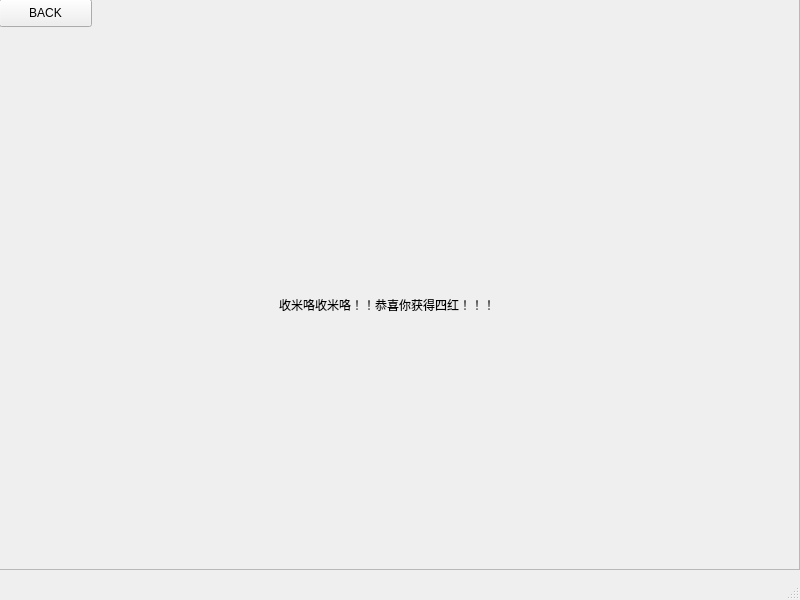
<?xml version="1.0" encoding="UTF-8"?>
<ui version="4.0">
 <class>sh</class>
 <widget class="QMainWindow" name="sh">
  <property name="geometry">
   <rect>
    <x>0</x>
    <y>0</y>
    <width>800</width>
    <height>600</height>
   </rect>
  </property>
  <property name="windowTitle">
   <string>MainWindow</string>
  </property>
  <widget class="QWidget" name="centralwidget">
   <widget class="QFrame" name="frame">
    <property name="geometry">
     <rect>
      <x>-1</x>
      <y>-1</y>
      <width>801</width>
      <height>571</height>
     </rect>
    </property>
    <property name="styleSheet">
     <string notr="true">#frame{

border-image:url(:/PHOTO/BOWL.png);
}</string>
    </property>
    <property name="frameShape">
     <enum>QFrame::StyledPanel</enum>
    </property>
    <property name="frameShadow">
     <enum>QFrame::Raised</enum>
    </property>
    <widget class="QLabel" name="label">
     <property name="geometry">
      <rect>
       <x>300</x>
       <y>0</y>
       <width>251</width>
       <height>271</height>
      </rect>
     </property>
     <property name="text">
      <string>&lt;html&gt;&lt;head/&gt;&lt;body&gt;&lt;p&gt;&lt;img src=&quot;:/PHOTO/ALL.png&quot;/&gt;&lt;/p&gt;&lt;/body&gt;&lt;/html&gt;</string>
     </property>
    </widget>
    <widget class="QLabel" name="label_2">
     <property name="geometry">
      <rect>
       <x>600</x>
       <y>100</y>
       <width>201</width>
       <height>281</height>
      </rect>
     </property>
     <property name="text">
      <string>&lt;html&gt;&lt;head/&gt;&lt;body&gt;&lt;p&gt;&lt;img src=&quot;:/PHOTO/LBC.png&quot;/&gt;&lt;/p&gt;&lt;/body&gt;&lt;/html&gt;</string>
     </property>
    </widget>
    <widget class="QLabel" name="label_3">
     <property name="geometry">
      <rect>
       <x>10</x>
       <y>100</y>
       <width>251</width>
       <height>291</height>
      </rect>
     </property>
     <property name="text">
      <string>&lt;html&gt;&lt;head/&gt;&lt;body&gt;&lt;p&gt;&lt;img src=&quot;:/PHOTO/HJY.png&quot;/&gt;&lt;/p&gt;&lt;/body&gt;&lt;/html&gt;</string>
     </property>
    </widget>
    <widget class="QLabel" name="label_4">
     <property name="geometry">
      <rect>
       <x>280</x>
       <y>270</y>
       <width>291</width>
       <height>71</height>
      </rect>
     </property>
     <property name="text">
      <string>收米咯收米咯！！恭喜你获得四红！！！</string>
     </property>
    </widget>
    <widget class="QPushButton" name="pushButton">
     <property name="geometry">
      <rect>
       <x>0</x>
       <y>0</y>
       <width>93</width>
       <height>28</height>
      </rect>
     </property>
     <property name="text">
      <string>BACK</string>
     </property>
    </widget>
   </widget>
  </widget>
  <widget class="QMenuBar" name="menubar">
   <property name="geometry">
    <rect>
     <x>0</x>
     <y>0</y>
     <width>800</width>
     <height>26</height>
    </rect>
   </property>
  </widget>
  <widget class="QStatusBar" name="statusbar"/>
 </widget>
 <resources/>
 <connections/>
</ui>
